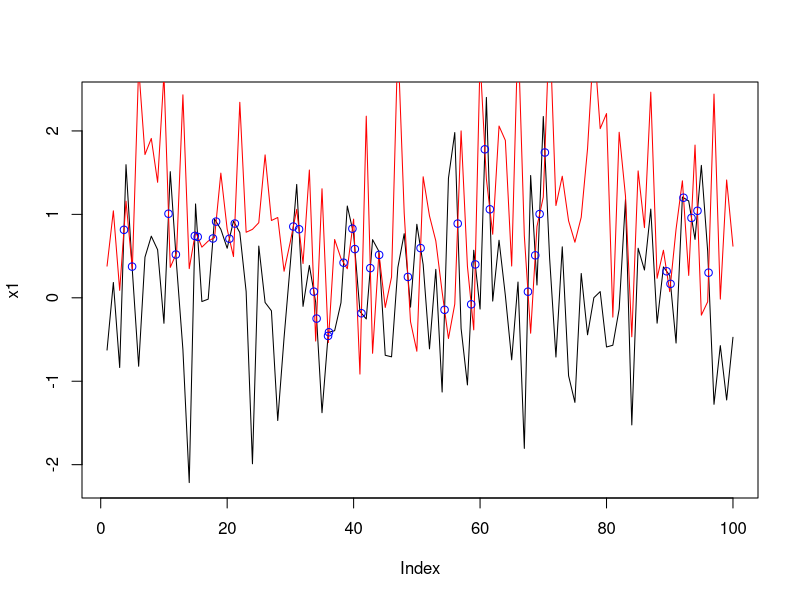

R code for this plot: (Note: this script raises an error after producing the figure.)
# Problem 205
dice.probs<-function(num,sides)
  table(rowSums(do.call(expand.grid,lapply(1:num,function(x)1:sides)))) / (sides^num)

# Cubic Colin
colin<-dice.probs(6,6)
# Pyramidal Pete
pete<-dice.probs(9,4)

a<-rev(cumsum(rev(pete[-1])))
b<-colin[as.character(9:35)]

sum(a*b)+sum(colin[as.character(6:8)])

7*2^17


set.seed(1)
x1=rnorm(100,0,1)
x2=rnorm(100,1,1)
# Find points where x1 is above x2.
above<-x1>x2
# Points always intersect when above=TRUE, then FALSE or reverse
intersect.points<-which(diff(above)!=0)
# Find the slopes for each line segment.
x1.slopes<-x1[intersect.points+1]-x1[intersect.points]
x2.slopes<-x2[intersect.points+1]-x2[intersect.points]
# Find the intersection for each segment.
x.points<-intersect.points + ((x2[intersect.points] - x1[intersect.points]) / (x1.slopes-x2.slopes))
y.points<-x1[intersect.points] + (x1.slopes*(x.points-intersect.points))
# Plot.
plot(x1,type='l')
lines(x2,type='l',col='red')
points(x.points,y.points,col='blue')

x1.slopes[1] +x1[intersect.points[1]]


x1.slopes[1](x)-x2.slopes[1](x)=x2[intersect.points[1]]-x1[intersect.points[1]]



(x1.slopes[1]*goof) + x1[intersect.points[1]]

goof<-x2[2]-x1[2] / (x1.slopes[1]-x2.slopes[1])

x2.slopes


plot(x1[1:5],type='l')
lines(x2[1:5],type='l',col='red')


ggplot(data.frame(x1,x2),aes(colour=))